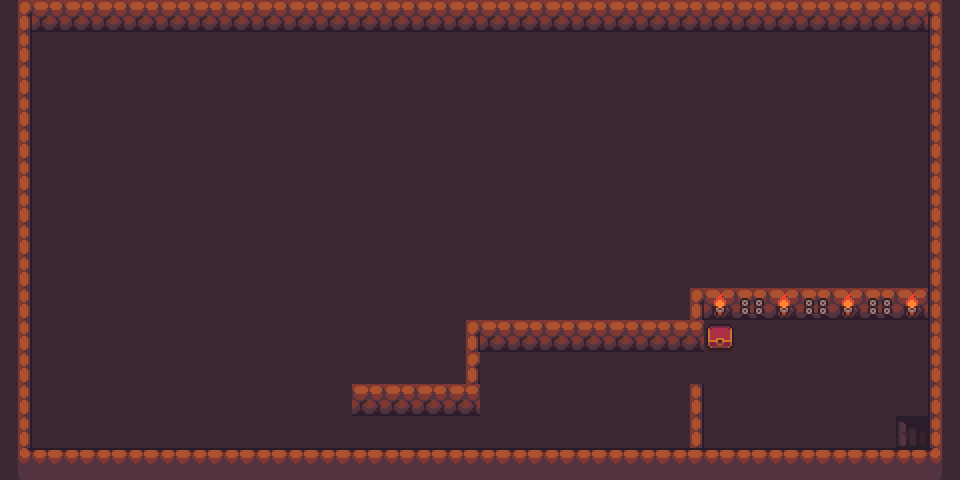

This is a level from a 2D game, rendered from its Tiled map with the project's own tilesets. A one-line summary and the complete map file follow:
An orthogonal 30x15 tile map with 32x32 px tiles, 3 tile layers (Ground, Object, Above).

<map version="1.10" tiledversion="1.11.2" orientation="orthogonal" renderorder="right-down" width="30" height="15" tilewidth="32" tileheight="32" infinite="0" nextlayerid="4" nextobjectid="1">
 <tileset firstgid="1" source="Dungeon Tileset.tsx" />
 <layer id="1" name="Ground" width="30" height="15">
  <data encoding="csv">
114,114,114,114,114,114,114,114,114,114,114,114,114,114,114,114,114,114,114,114,114,114,114,114,114,114,114,114,114,114,
114,114,114,114,114,114,114,114,114,114,114,114,114,114,114,114,114,114,114,114,114,114,114,114,114,114,114,114,114,114,
114,114,114,114,114,114,114,114,114,114,114,114,114,114,114,114,114,114,114,114,114,114,114,114,114,114,114,114,114,114,
114,114,114,114,114,114,114,114,114,114,114,114,114,114,114,114,114,114,114,114,114,114,114,114,114,114,114,114,114,114,
114,114,114,114,114,114,114,114,114,114,114,114,114,114,114,114,114,114,114,114,114,114,114,114,114,114,114,114,114,114,
114,114,114,114,114,114,114,114,114,114,114,114,114,114,114,114,114,114,114,114,114,114,114,114,114,114,114,114,114,114,
114,114,114,114,114,114,114,114,114,114,114,114,114,114,114,114,114,114,114,114,114,114,114,114,114,114,114,114,114,114,
114,114,114,114,114,114,114,114,114,114,114,114,114,114,114,114,114,114,114,114,114,114,114,114,114,114,114,114,114,114,
114,114,114,114,114,114,114,114,114,114,114,114,114,114,114,114,114,114,114,114,114,114,114,114,114,114,114,114,114,114,
114,114,114,114,114,114,114,114,114,114,114,114,114,114,114,114,114,114,114,114,114,114,114,114,114,114,114,114,114,114,
114,114,114,114,114,114,114,114,114,114,114,114,114,114,114,114,114,114,114,114,114,114,114,114,114,114,114,114,114,114,
114,114,114,114,114,114,114,114,114,114,114,114,114,114,114,114,114,114,114,114,114,114,114,114,114,114,114,114,114,114,
114,114,114,114,114,114,114,114,114,114,114,114,114,114,114,114,114,114,114,114,114,114,114,114,114,114,114,114,114,114,
114,114,114,114,114,114,114,114,114,114,114,114,114,114,114,114,114,114,114,114,114,114,114,114,114,114,114,114,114,114,
114,114,114,114,114,114,114,114,114,114,114,114,114,114,114,114,114,114,114,114,114,114,114,114,114,114,114,114,114,114
</data>
 </layer>
 <layer id="2" name="Object" width="30" height="15">
  <data encoding="csv">
85,86,86,86,86,86,86,86,86,86,86,86,86,86,86,86,86,86,86,86,86,86,86,86,86,86,86,86,86,87,
113,0,0,0,0,0,0,0,0,0,0,0,0,0,0,0,0,0,0,0,0,0,0,0,0,0,0,0,0,115,
113,0,0,0,0,0,0,0,0,0,0,0,0,0,0,0,0,0,0,0,0,0,0,0,0,0,0,0,0,115,
113,0,0,0,0,0,0,0,0,0,0,0,0,0,0,0,0,0,0,0,0,0,0,0,0,0,0,0,0,115,
113,0,0,0,0,0,0,0,0,0,0,0,0,0,0,0,0,0,0,0,0,0,0,0,0,0,0,0,0,115,
113,0,0,0,0,0,0,0,0,0,0,0,0,0,0,0,0,0,0,0,0,0,0,0,0,0,0,0,0,115,
113,0,0,0,0,0,0,0,0,0,0,0,0,0,0,0,0,0,0,0,0,0,0,0,0,0,0,0,0,115,
113,0,0,0,0,0,0,0,0,0,0,0,0,0,0,0,0,0,0,0,0,0,0,0,0,0,0,0,0,115,
113,0,0,0,0,0,0,0,0,0,0,0,0,0,0,0,0,0,0,0,0,0,0,0,0,0,0,0,0,115,
113,0,0,0,0,0,0,0,0,0,0,0,0,0,0,0,0,0,0,0,0,85,86,94,86,94,86,94,86,115,
113,0,0,0,0,0,0,0,0,0,0,0,0,0,0,0,0,0,0,0,0,113,18,0,0,0,0,0,0,115,
113,0,0,0,0,0,0,0,0,0,0,0,0,0,0,0,0,0,0,0,0,0,0,0,0,0,0,0,0,115,
113,0,0,0,0,0,0,0,0,0,0,0,0,0,0,0,0,0,0,0,0,113,0,0,0,0,0,0,0,115,
113,0,0,0,0,0,0,0,0,0,0,0,0,0,0,0,0,0,0,0,0,113,0,0,0,0,0,0,121,115,
141,142,142,142,142,142,142,142,142,142,142,142,142,142,142,142,142,142,142,142,142,142,142,142,142,142,142,142,142,143
</data>
 </layer>
 <layer id="3" name="Above" width="30" height="15">
  <data encoding="csv">
0,0,0,0,0,0,0,0,0,0,0,0,0,0,0,0,0,0,0,0,0,0,0,0,0,0,0,0,0,0,
0,0,0,0,0,0,0,0,0,0,0,0,0,0,0,0,0,0,0,0,0,0,0,0,0,0,0,0,0,0,
0,0,0,0,0,0,0,0,0,0,0,0,0,0,0,0,0,0,0,0,0,0,0,0,0,0,0,0,0,0,
0,0,0,0,0,0,0,0,0,0,0,0,0,0,0,0,0,0,0,0,0,0,0,0,0,0,0,0,0,0,
0,0,0,0,0,0,0,0,0,0,0,0,0,0,0,0,0,0,0,0,0,0,0,0,0,0,0,0,0,0,
0,0,0,0,0,0,0,0,0,0,0,0,0,0,0,0,0,0,0,0,0,0,0,0,0,0,0,0,0,0,
0,0,0,0,0,0,0,0,0,0,0,0,0,0,0,0,0,0,0,0,0,0,0,0,0,0,0,0,0,0,
0,0,0,0,0,0,0,0,0,0,0,0,0,0,0,0,0,0,0,0,0,0,0,0,0,0,0,0,0,0,
0,0,0,0,0,0,0,0,0,0,0,0,0,0,0,0,0,0,0,0,0,0,0,0,0,0,0,0,0,0,
0,0,0,0,0,0,0,0,0,0,0,0,0,0,0,0,0,0,0,0,0,0,21,0,21,0,21,0,21,0,
0,0,0,0,0,0,0,0,0,0,0,0,0,0,85,86,86,86,86,86,86,86,0,0,0,0,0,0,0,0,
0,0,0,0,0,0,0,0,0,0,0,0,0,0,85,0,0,0,0,0,0,0,0,0,0,0,0,0,0,0,
0,0,0,0,0,0,0,0,0,0,0,86,86,86,86,0,0,0,0,0,0,0,0,0,0,0,0,0,0,0,
0,0,0,0,0,0,0,0,0,0,0,0,0,0,0,0,0,0,0,0,0,0,0,0,0,0,0,0,0,0,
0,0,0,0,0,0,0,0,0,0,0,0,0,0,0,0,0,0,0,0,0,0,0,0,0,0,0,0,0,0
</data>
 </layer>
</map>
